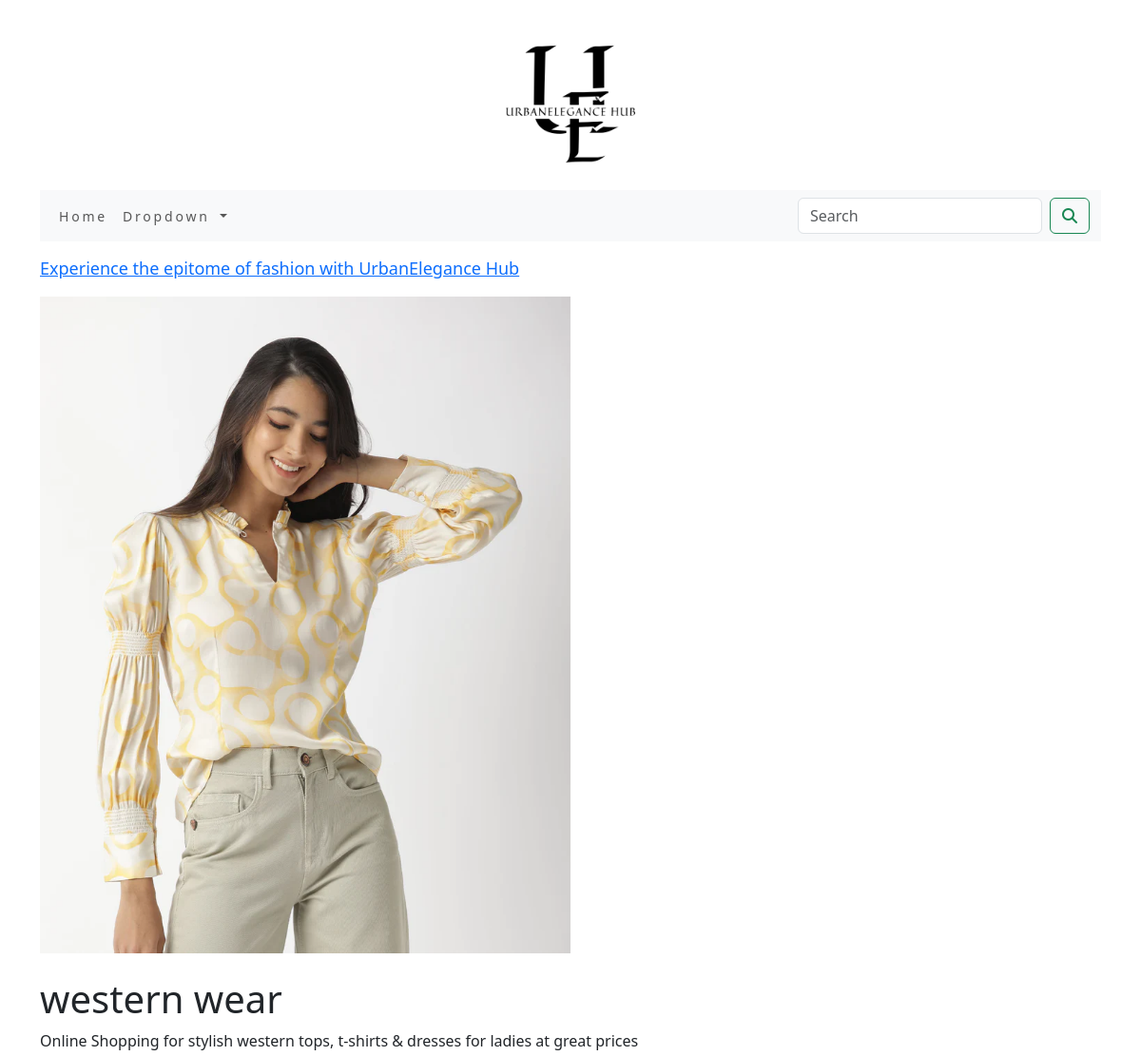
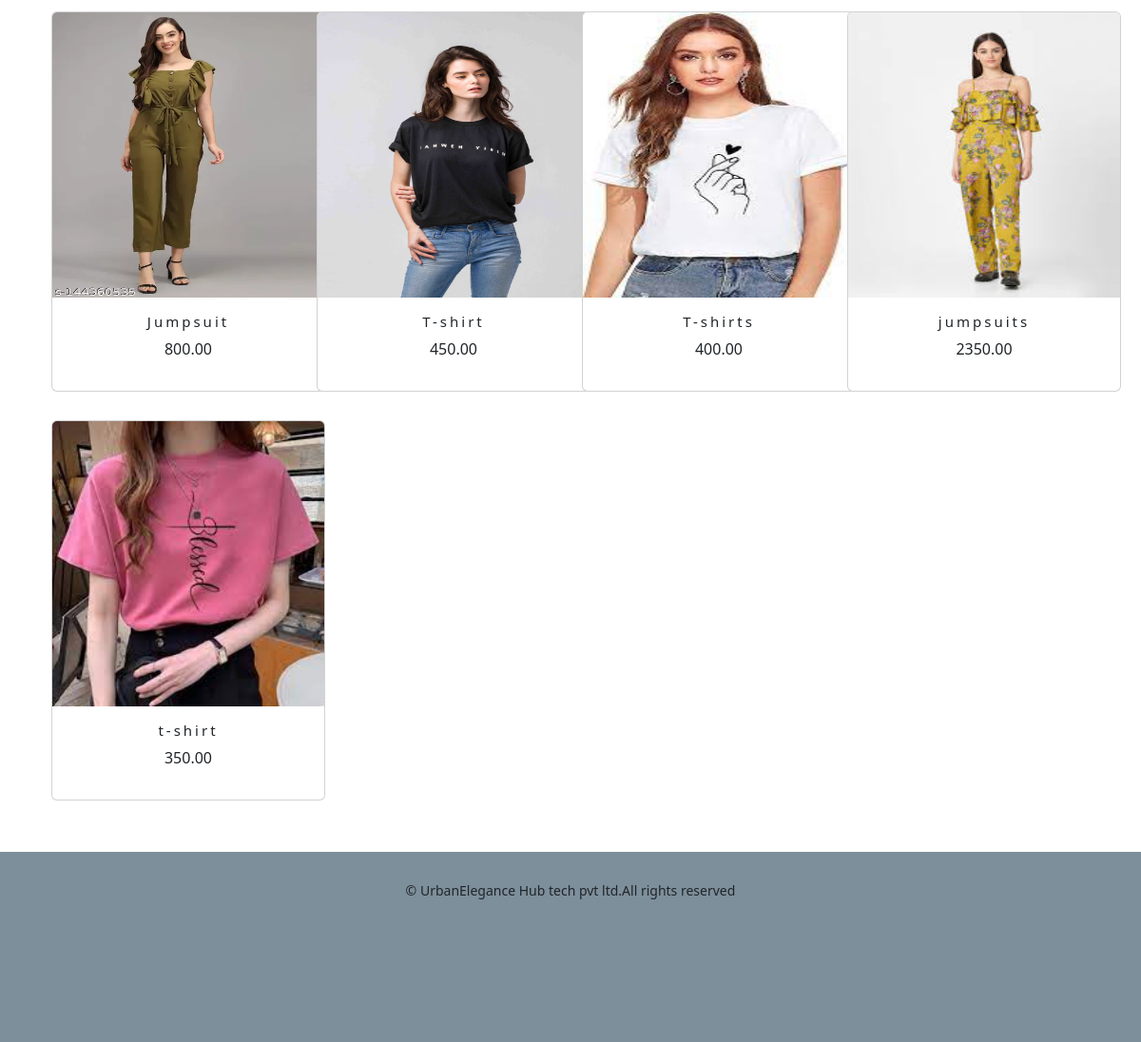
/ecommerceapp/western-wear/, run on the app's committed database (2 pictures, top to bottom).
### ecommerceapp/models.py (models this page shows, shortened)
class Category(models.Model):
    name=models.CharField(max_length=250)
    slug=models.SlugField(max_length=250,unique=True)
    description=models.TextField(blank=True)
    image=models.ImageField(upload_to='category',blank=True)
    class Meta:
        ordering=('name',)
        verbose_name='category'
        verbose_name_plural='categories'
    def get_url(self):
        return reverse('ecommerceapp:products_by_category',args=[self.slug])

class Product(models.Model):
    name=models.CharField(max_length=250)
    slug = models.SlugField(max_length=250,unique=True)
    description = models.TextField(blank=True)
    price=models.DecimalField(max_digits=15,decimal_places=2)
    category=models.ForeignKey(Category,on_delete=models.CASCADE)
    image = models.ImageField(upload_to='product', blank=True)
    stock=models.IntegerField()
    available=models.BooleanField(default=True)
    created=models.DateTimeField(auto_now_add=True)
    updated=models.DateTimeField(auto_now=True)
    def get_url(self):
        return reverse('ecommerceapp:prodCatDetail',args=[self.category.slug,self.slug])
    class Meta:
        ordering = ('name',)
        verbose_name = 'product'
        verbose_name_plural = 'products'

### ecommerceapp/views.py (the view)
# urls.py: path('',views.allProdCat,name='allProdCat'),
def allProdCat(request,c_slug=None):
    c_page=None
    products_list=None
    if c_slug!=None:
        c_page=get_object_or_404(Category,slug=c_slug)
        products_list=Product.objects.all().filter(category=c_page,available=True)
    else:
        products_list=Product.objects.all().filter(available=True)
    paginator=Paginator(products_list,8)
    try:
        page=int(request.GET.get('page','1'))
    except:
        page=1
    try:
        products=paginator.page(page)
    except(EmptyPage,InvalidPage):
        products=paginator.page(paginator.num_pages)
    return render(request,'category.html',{'category':c_page,'products':products})

### cartapp/context_processors.py (called while the page is built)
def counter(request):
    item_count=0
    if 'admin' in request.path:
        return {}
    else:
        try:
            cart=Cart.objects.filter(cart_id=cart_id(request))
            car_items=CartItem.objects.all().filter(cart=cart[:1])
            for cart_item in car_items:
                item_count += cart_item.quantity
        except Cart.DoesNotExcept:
            item_count=0
    return dict(item_count=item_count)

### cartapp/views.py (called while the page is built)
def cart_id(request):
    cart=request.session.session_key
    if not cart:
        cart=request.session.create()
    return cart

### ecommerceapp/context_processors.py (called while the page is built)
def menu_links(request):
    links=Category.objects.all()
    return dict(links=links)

### templates/category.html (shortened to what this page needs)
{% extends 'base.html' %}
{% load static %}
{% block content %}
{% if category %}
<div>
    <div class="row my_row_class">
        <div class="mx_auto">
        <p><a href="{% url 'ecommerceapp:allProdCat' %}"> Experience the epitome of fashion with UrbanElegance Hub</a> </p>
       </div>
    </div>
</div>
 {% endif %}
<div>
    {% if category %}
    <img class="img-cat" src="{{category.image.url}}" width="500px" height="450px" alt="{{category.name}} ">
</div>
<br>
<div>
    <h1 class="text-justify my_title">{{category.name}}</h1>
    <p class="text-justify">{{category.description}}</p>
</div>
{% endif %}
<div class="container">
    <div class="row mx_auto">
        {% for product in products.object_list %}
        <div class="my_bottom_margin col-9 col-sm-12 col-md-3 xol-lg-4">
            <div class="card text-center" style="min-width:18rem;">
            <a href="{{product.get_url}}"><img class="card-img-top my_image1" src="{{product.image.url}}" alt="{{product.name}}" width="200px" height="200px"></a>
            <div class="container">
                <div class="card-body">
                <h4 class="text-justify my_title">{{product.name}}</h4>
                <p class="text-justify">{{product.price}}</p>
            </div>
        </div>
            </div>
            </div>
    {% endfor %}
    </div>
    <br>
</div>
{% endblock %}

### static/css/custom.css (style rules this page uses)
.my_row_class { padding-top:15px; }
.my_row_class .mx_auto { color:#000; font-size:18px; }
.my_image1 { width:300px; height:300px; }
.img-cat { width:50%; height:auto; }
.my_bottom_margin { margin-bottom:30px; }
.card-body h4 { font-size:15px; letter-spacing: .2em; }

### data on the page
Category: image (picture), name "western wear", description "Online Shopping for stylish western tops, t-shirts & dresses for ladies at great prices"
Product: image (picture), name "Jumpsuit", price "800.00"
Product: image (picture), name "T-shirt", price "450.00"
Product: image (picture), name "T-shirts", price "400.00"
Product: image (picture), name "jumpsuits", price "2350.00"
Product: image (picture), name "t-shirt", price "350.00"
